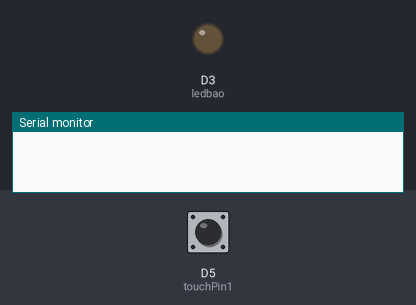
This sketch was run on a simulated ESP8266 (NodeMCU). On the bench: output pins drawn as LEDs (lit = HIGH), the last lines printed to the serial monitor. The test bench sets the inputs (shaded band); at power-on: D5 (touchPin1) LOW. WiFi joins after 1.5 s; servers stay silent unless stated; network time is answered at once with the bench clock; the local clock reads 2024-03-15 10:24:30 at power-on unless the sketch sets it.

Above: at 0.1 s.
At 20.6 s:
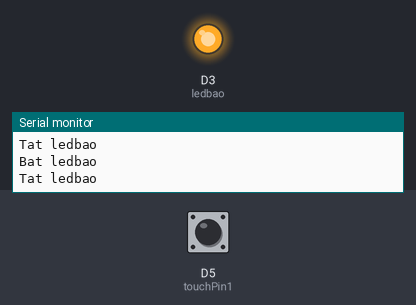
Timing chart, 0 to 22.1 s (numbered marks = the images above):
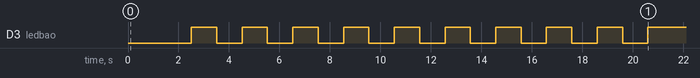

The sketch:

esp8266_final_backup_5-3-2021.ino
```cpp
#include <ESP8266WiFi.h> //https://github.com/esp8266/Arduino
#include <DNSServer.h>
#include <ESP8266WebServer.h>
#include "WiFiManager.h" //https://github.com/tzapu/WiFiManager
#include <FirebaseESP8266.h>
#include <NTPClient.h>
#include <WiFiUdp.h>

#define FIREBASE_HOST "testsound-c65dd-default-rtdb.firebaseio.com"
#define FIREBASE_AUTH "zsdBWuKvcJD4t7sLmAcGCHDjaEgrEiOPcwIVGrCQ"

int ledbao = 0;
int ledState1 = HIGH;         // the current state of the output pin
int buttonState1;             // the current reading from the input pin
int lastButtonState1 = LOW;   // the previous reading from the input pin
int timeBefore = 0;
int valueUARTReceivesCount = 0;
unsigned long lastDebounceTime1 = 0;  // the last time the output pin was toggled
unsigned long debounceDelay = 5000;    // the debounce time; increase if the output flickers
const byte touchPin1 = D5;
String iddevice = "100002";
String value = "";
String data = "";
String formattedDate;
String dayStamp;
String timeStamp;
String valueUARTReceive = "";
String valueUARTReceives[20];
String statusOutput = "";

WiFiManager wifiManager;
WiFiUDP ntpUDP;
NTPClient timeClient(ntpUDP, "pool.ntp.org");
FirebaseData fireBase;

void configModeCallback (WiFiManager *myWiFiManager)
{
  Serial.println("Entered config mode");
  Serial.println(WiFi.softAPIP());
  Serial.println(myWiFiManager->getConfigPortalSSID());
}
void checkButtonReset() {
   int reading1 = digitalRead(touchPin1); //gia tri nut nhan
   if (reading1 == HIGH) {
       digitalWrite(ledbao, !reading1);
   }
    if (reading1 != lastButtonState1) { //neu gia tri nut nhan hien tai ko bang gtri trc do
        lastDebounceTime1 = millis(); // thi set thoi gian bang tgian htai
    }
    if ((millis() - lastDebounceTime1) > debounceDelay) {
        if (reading1 != buttonState1) {
            buttonState1 = reading1;
            if (buttonState1 == HIGH) {
                ledState1 = !ledState1;
                digitalWrite(ledbao, HIGH);
                Serial.println("RESET ESP");
                wifiManager.resetSettings();
                ESP.reset();
            }
        }
    }
    lastButtonState1 = reading1;
}

void setup()
{
  Serial.begin(9600);
  pinMode(ledbao, OUTPUT);
  //Khai bao wifiManager
  //Setup callback de khoi dong AP voi SSID "ESP+chipID"
  wifiManager.setAPCallback(configModeCallback);
  if (!wifiManager.autoConnect("Hung-IOT", "123456789"))
  {
    Serial.println("failed to connect and hit timeout");
    //Neu ket noi that bai thi reset
    ESP.reset();
    delay(1000);
  }
  // Thanh cong thi bao ra man hinh
  Serial.println("connected...");
  int n = 0;
  int k = 0;
  while(n < 10){
    digitalWrite(ledbao, LOW);
    Serial.println("Bat ledbao");
    while (k < 100) //~~ 1s
    {
        checkButtonReset();
        delay(10);
        k++;
    }
    k = 0;
    digitalWrite(ledbao, HIGH);
    Serial.println("Tat ledbao");
    while (k < 100) //~~ 1s
    {
        checkButtonReset();
        delay(10);
        k++;
    }
    k = 0;
    n++;
  }
  Firebase.begin(FIREBASE_HOST, FIREBASE_AUTH);
  timeClient.begin();
  timeClient.setTimeOffset(25200);
  Serial.println("done");
}
void loop()
{
    getValueUART();
    getTime();
    updateFirebaseRealTime();
    updateFirebaseWithTime();
}

void getTime() {
  if( millis( ) - timeBefore > 1000ul )
  {
    while(!timeClient.update()) {
    timeClient.forceUpdate();
    }
    formattedDate = timeClient.getFormattedDate();
    Serial.println(formattedDate);

    // Extract date
    int splitT = formattedDate.indexOf("T");

    dayStamp = formattedDate.substring(0, splitT);

    Serial.print("DATE: ");
    Serial.println(dayStamp);
    // Extract time
    timeStamp = formattedDate.substring(splitT+1, formattedDate.length()-1);
    Serial.print("HOUR: ");
    Serial.println(timeStamp);
    timeBefore = millis();
  }
}
void getValueUART()
{
//   if (Serial1.available() > 0) // Nếu có lệnh gửi đến
//   {
//     char c = Serial1.read(); //Đọc từng kí tự
//     // Kiểm tra kết thúc câu lệnh
//     if (c == '@'){
//       value = data;
//       data = "";
//     }
//     else // Nếu chưa phát hiện kí tự kết thúc câu lệnh thì tiết tục ghi nhận.
//     {
//       data = data + c;
//     }
//   }
    // door / speaker / waterPump / heater / fan / temperature / humidity / totalBird / "@";
    value = "1$0$1$1$1$33.00$75.30$35";
//   if (valueUARTReceive != value) {
    valueUARTReceive = value; //Serial đọc chuỗi
    if (valueUARTReceive != "") {
//      keyStartcheckManual = 1;
      while (valueUARTReceive.length() > 0)
      {
        int index = valueUARTReceive.indexOf('$');
        if (index == -1)
        {
          valueUARTReceives[valueUARTReceivesCount++] = valueUARTReceive;
          valueUARTReceivesCount = 0;
          break;
        }
        else
        {
          valueUARTReceives[valueUARTReceivesCount++] = valueUARTReceive.substring(0, index);
          valueUARTReceive = valueUARTReceive.substring(index+1);
        }
      }
    }
//   }
  return;
}

void updateFirebaseRealTime(){
  for (int i=0; i<8 ;i++) {
    if (i == 0 ) {
        statusOutput = "doorStatus";
    }
    else if (i == 1 ) {
        statusOutput = "speakerStatus";
    }
    else if (i == 2 ) {
        statusOutput = "waterPumpStatus";
    }
    else if (i == 3 ) {
        statusOutput = "heaterStatus";
    }
    else if (i == 4 ) {
        statusOutput = "fanStatus";
    }
    else if (i == 5 ) {
        statusOutput = "temperature";
    }
    else if (i == 6 ) {
        statusOutput = "humidity";
    }
    else if (i == 7 ) {
        statusOutput = "totalBird";
    }
    String DBaddH = iddevice + "/dataRealtime/" + statusOutput;
    Firebase.setString(fireBase,DBaddH,valueUARTReceives[i]); //
  }

}

void updateFirebaseWithTime(){
  String DBaddH = iddevice + "/" + "dataWithTime" + "/" + dayStamp + "/" + timeStamp + "/" + "temperature/" + "Value";
  Firebase.setString(fireBase,DBaddH,valueUARTReceives[5]); //

  String DBaddHs = iddevice + "/" + "dataWithTime" + "/" + dayStamp + "/" + timeStamp + "/" + "humidity/" + "Value";
  Firebase.setString(fireBase,DBaddHs,valueUARTReceives[6]);

}
```
